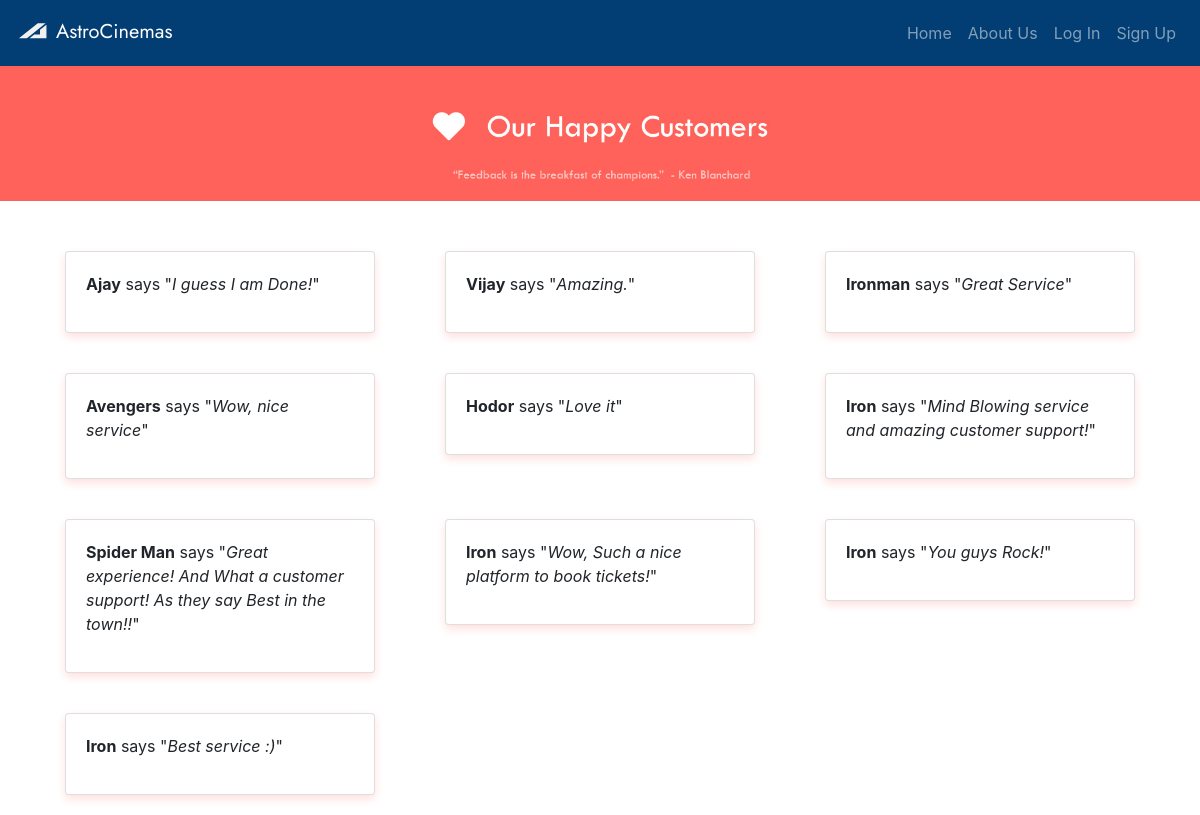
The page /AstroCinemasCopy/get_feedback.php on the database its author committed.
### tables this page shows
CREATE TABLE `feedbackform` (
  `booking_id` int(11) NOT NULL,
  `rating` int(11) NOT NULL,
  `feedback` varchar(255) NOT NULL,
  `feedid` int(11) NOT NULL,
  `username` varchar(255) NOT NULL
);

### AstroCinemasCopy/get_feedback.php (the view)
<?php
include('connection.php');
$sql = "SELECT feedback,username FROM feedbackform WHERE rating = 5";
$result = mysqli_query($conn,$sql);
$car = mysqli_fetch_all($result,MYSQLI_ASSOC);
include('header.php');
?>
<!DOCTYPE html>
<html lang="en">
<body>
<img src="images/feed.jpg" height="50%" width="100%">
<div class="container" style="margin-top: 30px;">
<div class="row">
<?php for($i=0;$i<count($car);$i++){ ?>
    <div class="col-4">
        <div class="card" style="margin: 20px;box-shadow: 0 4px 8px 0 rgba(255,98,90, 0.2);">
        <div class="card-body">
        <P><b><?php echo $car[$i]['username']; ?></b> says "<i><?php echo $car[$i]['feedback']; ?></i>" </P>
        </div>
        </div>
    </div>
    <?php }?>
    <div class="col">
    </div>
</div>
</div>
</body>
</html>

### AstroCinemasCopy/header.php (shortened to what this page needs)
<!DOCTYPE html>
<html lang="en">
  <head>
    <link rel="stylesheet" href="css/fontawesome.css">
    <link rel="stylesheet" href="https://maxcdn.bootstrapcdn.com/bootstrap/4.4.1/css/bootstrap.min.css">
    <link rel="stylesheet" type="text/css" href="css/main copy.css">
    <link rel="stylesheet" type="text/css" href="css/maintwo.css">
  </head>
<nav class="navbar navbar-expand-sm navbar-dark fixed-top"  style="background-color: #023E73;">
  <a class="navbar-brand text-center mr-auto" style="font-family: 'Jost', sans-serif;" href="#"><img width = "40" height="40" src="images/icons/logo.svg" alt="logo">AstroCinemas</a>
  <ul class="navbar-nav">
    <li class="nav-item">
      <a class="nav-link" href="index.php">Home</a>
    </li>
    <li class="nav-item">
      <a href="aboutus.php" class="nav-link">About Us</a>
    </li>
    <li class="nav-item">
      <?php
        if(isset($_SESSION['user']) || isset($_SESSION['admin'])){
          echo '<a class="nav-link" href="logout.php">Log Out</a>';
        }else{
          echo '<a class="nav-link" href="login.php">Log In</a>';
        }
      ?>
    </li>
    <li class="nav-item">
      <?php
          if(!isset($_SESSION['user']) && !isset($_SESSION['admin'])){
            echo '<a class="nav-link" href="signup.php">Sign Up</a>';
          }
      ?>
    </li>
  </ul>
</nav>
<body>
</body>
</html>

### AstroCinemasCopy/css/main copy.css (style rules this page uses)
body { overflow-x: hidden; }

### rows shown on the page
feedbackform: username "Ajay", feedback "I guess I am Done!"
feedbackform: username "Vijay", feedback "Amazing."
feedbackform: username "Ironman", feedback "Great Service"
feedbackform: username "Avengers", feedback "Wow, nice service"
feedbackform: username "Hodor", feedback "Love it"
feedbackform: username "Iron", feedback "Mind Blowing service and amazing customer support!"
feedbackform: username "Spider Man", feedback "Great experience! And What a customer support! As they say Best in the town!!"
feedbackform: username "Iron", feedback "Wow, Such a nice platform to book tickets!"
feedbackform: username "Iron", feedback "You guys Rock!"
feedbackform: username "Iron", feedback "Best service :)"
